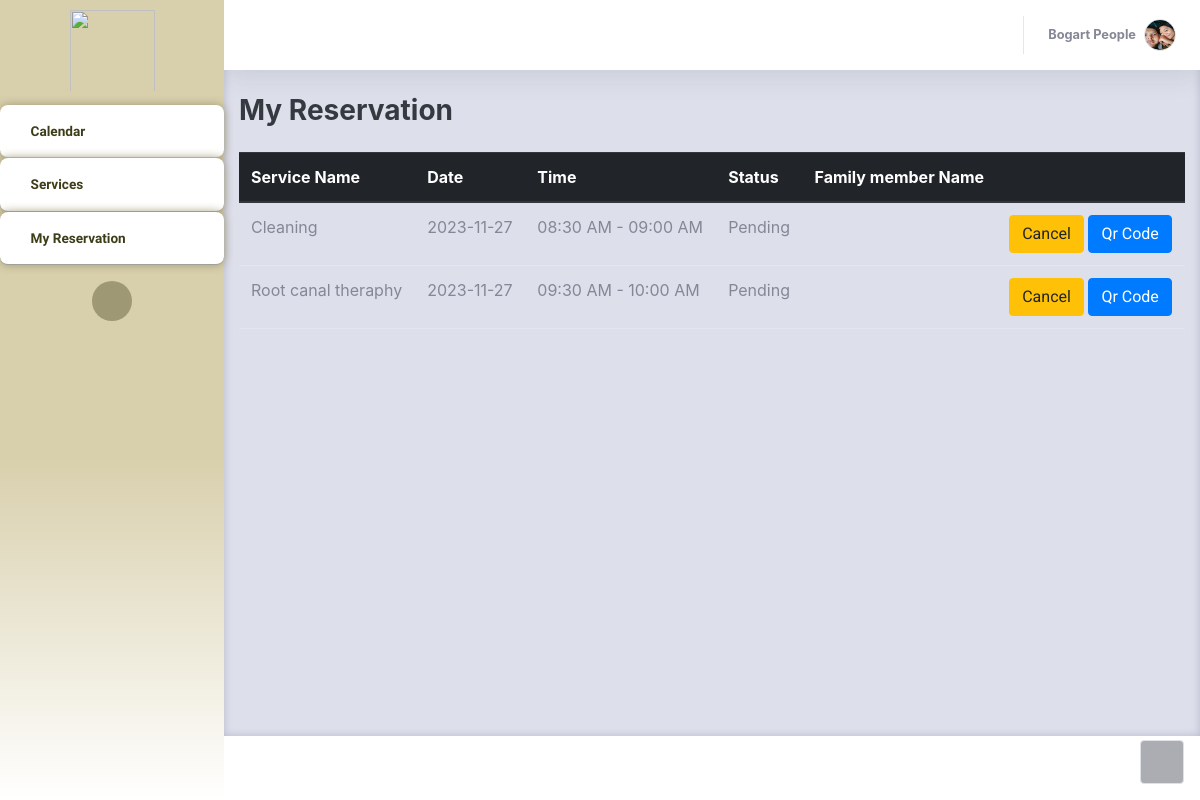
/Thesis1/Admin/PatientsOwnReservation.php (signed in), run on an earlier commit of the app's database.
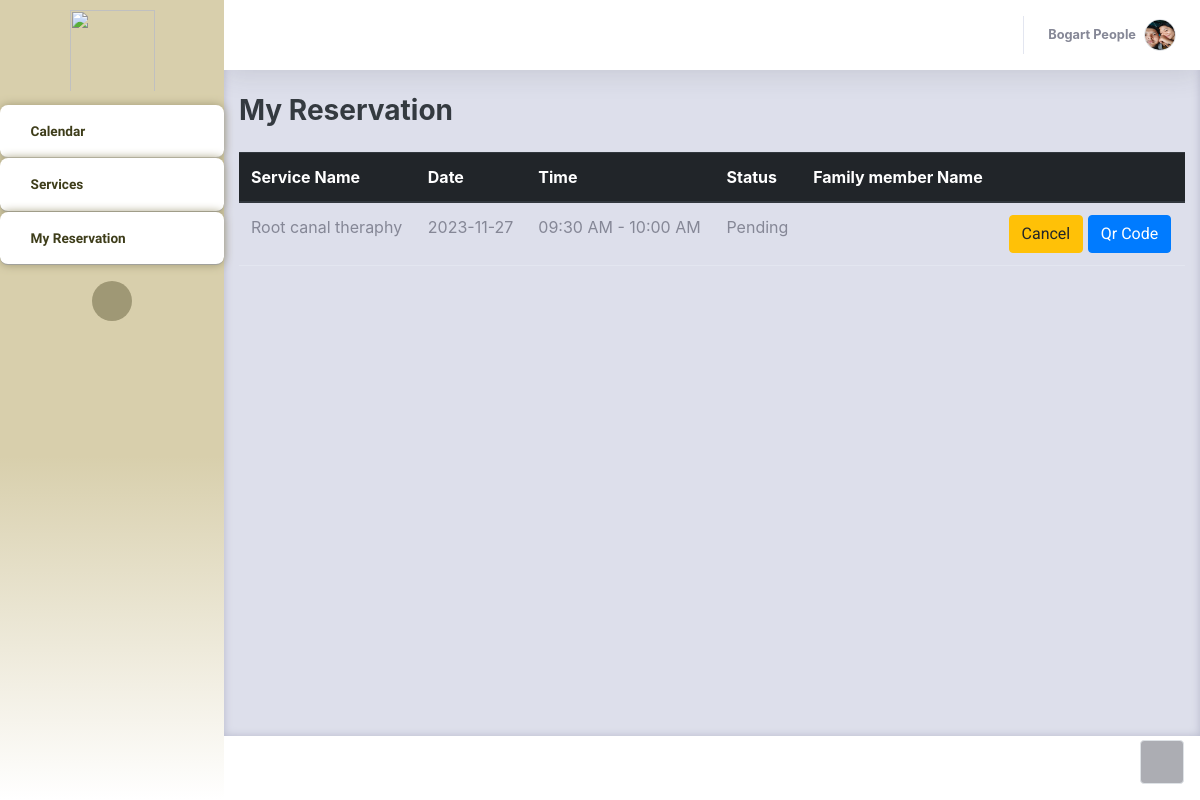
And on a later commit of the database.
### tables this page shows
CREATE TABLE `bookinglog` (
  `resID` int(11) NOT NULL,
  `userID` int(11) NOT NULL,
  `serviceName` varchar(255) NOT NULL,
  `date` date NOT NULL,
  `timeslot` varchar(255) NOT NULL,
  `remarks` varchar(255) NOT NULL,
  `status` varchar(255) NOT NULL,
  `FamMemberName` varchar(255) NOT NULL DEFAULT 'N/A'
);

### Thesis1/Admin/PatientsOwnReservation.php (the view, shortened to what the changed rows need)
<?php
     $con = connection();
     $userID = $_SESSION['UserID'];
?>
<!DOCTYPE html>
<html lang="en">
<head>
    <link rel="stylesheet" href="assets/bootstrap/css/bootstrap.min.css">
    <link rel="stylesheet" href="assets/fonts/fontawesome-all.min.css">
    <link rel="stylesheet" href="assets/fonts/ionicons.min.css">
    <link rel="stylesheet" href="assets/css/aguilaraldo1_section_contact.css">
    <link rel="stylesheet" href="assets/css/Availability---Manage-availability-bookings-appointments_v1.css">
    <link rel="stylesheet" href="assets/css/Basic-Footer.css">
    <link rel="stylesheet" href="assets/css/Black-Navbar.css">
    <link rel="stylesheet" href="assets/css/Block-Responsive-Item-List.css">
    <link rel="stylesheet" href="assets/css/Bootstrap-Calendar.css">
    <link rel="stylesheet" href="assets/css/carousel-circulo.css">
    <link rel="stylesheet" href="assets/css/Carousel-Hero-1.css">
    <link rel="stylesheet" href="assets/css/Carousel-Hero.css">
    <link rel="stylesheet" href="assets/css/Diagonal-div-section.css">
    <link rel="stylesheet" href="assets/css/Feature-Section-MD.css">
    <link rel="stylesheet" href="https://djpsoftwarecdn.azureedge.net/availabilitycss-v1/availability.min.css">
    <link rel="stylesheet" href="assets/css/Login-Form-Basic-icons.css">
    <link rel="stylesheet" href="assets/css/Ultimate-Event-Calendar.css">
</head>
<body id="page-top">
    <div id="wrapper">
        <div class="d-flex flex-column" id="content-wrapper">
            <div id="content" style="background: var(--bs-gray-300);color: var(--bs-black);border-color: var(--bs-yellow);box-shadow: inset 0px 0px 9px var(--bs-gray-500);">
                <div class="container-fluid">
                    <div class="row">
                        <div class="col-md-12 col-xl-12">
                            <div class="table-responsive">
                                <table class="table">
                                    <thead class="thead-dark">
                                        <tr>
                                            <th>Service Name</th>
                                            <th>Date</th>
                                            <th>Time</th>
                                            <th>Status</th>
                                            <th>Family member Name</th>
                                            <th></th>
                                        </tr>
                                    </thead>
                                    <tbody>
                                      <?php
                                          $sqlstmt = "SELECT `resID`,`serviceName`, `date`, `timeslot`, `status`, `FamMemberName` FROM `bookinglog` WHERE userID = '$userID' AND status = 'Pending'";
                                          $exe = $con-> query($sqlstmt);
                                          while ($row = mysqli_fetch_assoc($exe)) {
                                            $resID = $row['resID'];
                                            $serviceNAme = $row['serviceName'];
                                            $sdate = $row['date'];
                                            $tslot = $row['timeslot'];
                                            $stat = $row['status'];
                                            $famMember = $row['FamMemberName'];
                                            echo '<tr>
                                        <td class="hidden-column">'.$resID.'</td>
                                        <td>'.$serviceNAme.'</td>
                                        <td>'.$sdate.'</td>
                                        <td>'.$tslot.'</td>
                                        <td>'.$stat.'</td>
                                        <td>'.$famMember.'</td>
                                        <td>
                                        <button"><a href = "PatientsOwnReservation.php?cancelID='.$resID.'" class ="btn btn-warning">Cancel</a></button>
                                        <button"><a href = "patientsQrcode.php?qrID='.$resID.'" class ="btn btn-primary">Qr Code</a></button>
                                        </td>
                                        </tr>';
                                          }
                                      ?>
                                    </tbody>
                                </table>
                            </div>
                        </div>
                    </div>
                </div>
            </div>
        </div><a class="border rounded d-inline scroll-to-top" href="#page-top"><i class="fas fa-angle-up"></i></a>
    </div>
    <link rel="stylesheet" href="https://cdn.jsdelivr.net/npm/bootstrap@4.0.0/dist/css/bootstrap.min.css">
</body>
</html>

What changed in the data, as far as the page shows it:
no longer on this page (row edited): bookinglog: serviceName "Cleaning", date "2023-11-27", timeslot "08:30 AM - 09:00 AM", status "Pending"
